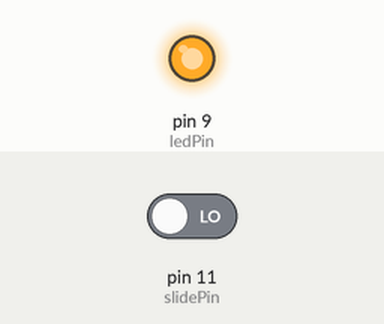
Recording of a sketch running on a simulated Arduino Uno, built with avr-gcc and run on an emulated ATmega328P. Parts: output pins drawn as LEDs (lit = HIGH). The test bench sets the inputs (shaded band); at power-on: pin 11 (slidePin) LOW.

Above: at 1.2 s.
1.3 s: pin 11 (slidePin) driven HIGH
At 2.4 s:
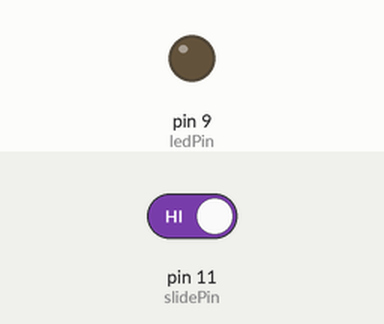
2.8 s: pin 11 (slidePin) driven LOW
At 3.6 s:
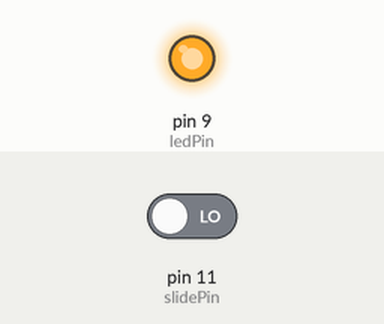
Timing chart, 0 to 5.8 s (numbered marks = the images above; inputs shaded):
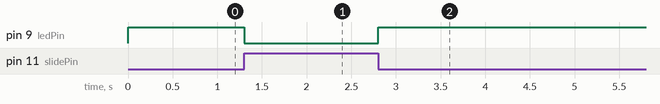

The sketch:

_04_buttonSlideSwitch.ino
```cpp
const int ledPin = 9; //the number of the LED pin
const int slidePin = 11; //the number of the slide pin

void setup()
{
    pinMode(ledPin, OUTPUT); //initialize the LED pin as output
    pinMode(slidePin, INPUT); //initialize the slide pin as input
}

void loop()
{
    boolean state = digitalRead(slidePin); //read the slide right position state, LOW if pressed

    if(state == HIGH)
    {
        digitalWrite(ledPin, LOW); //turn off the LED
    }
    else
    {
        digitalWrite(ledPin, HIGH); //turn on the LED
    }
}
```

Measured:
- after the input at 1.3 s, pin 9 (ledPin): HIGH → LOW at once
- after the input at 2.8 s, pin 9 (ledPin): LOW → HIGH at once
